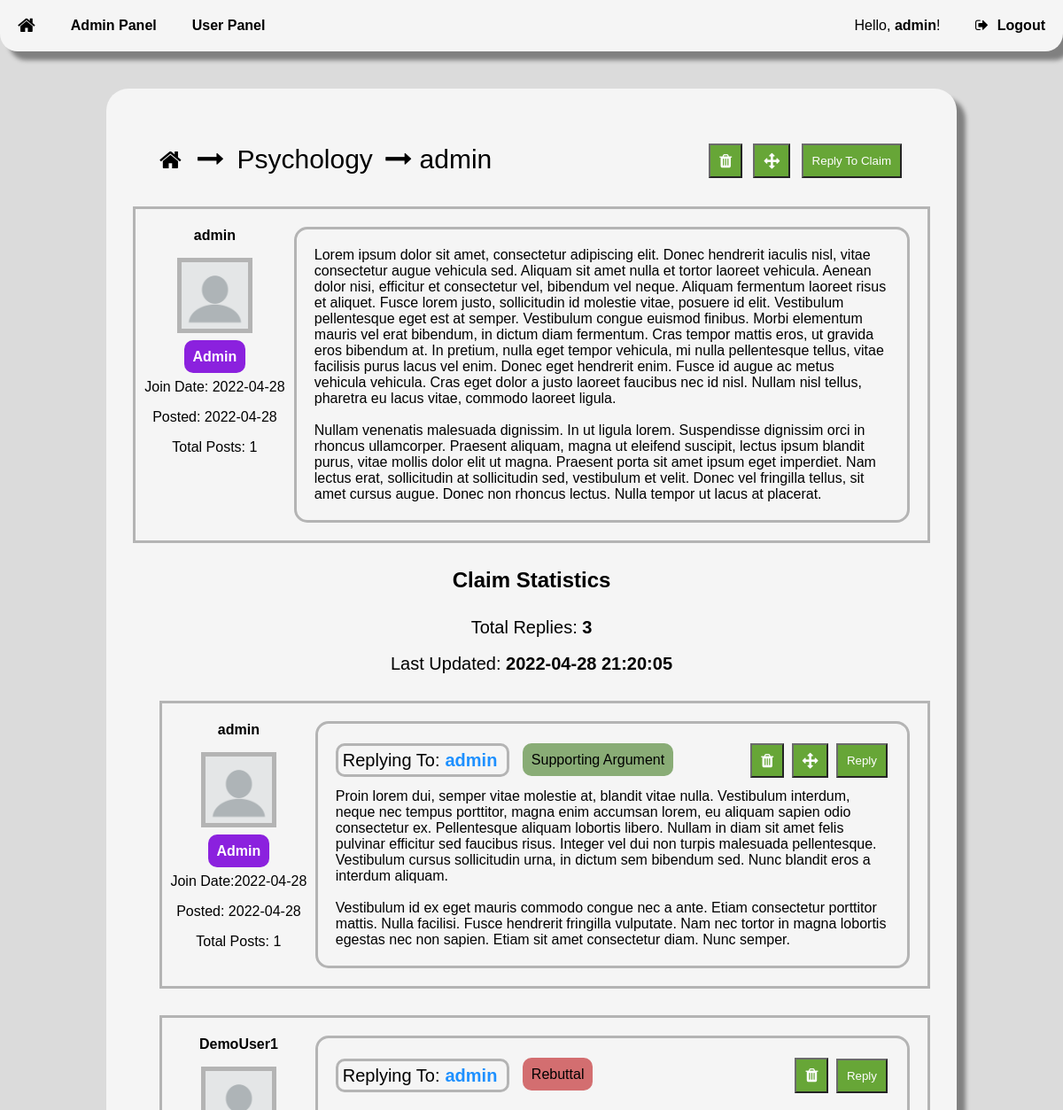
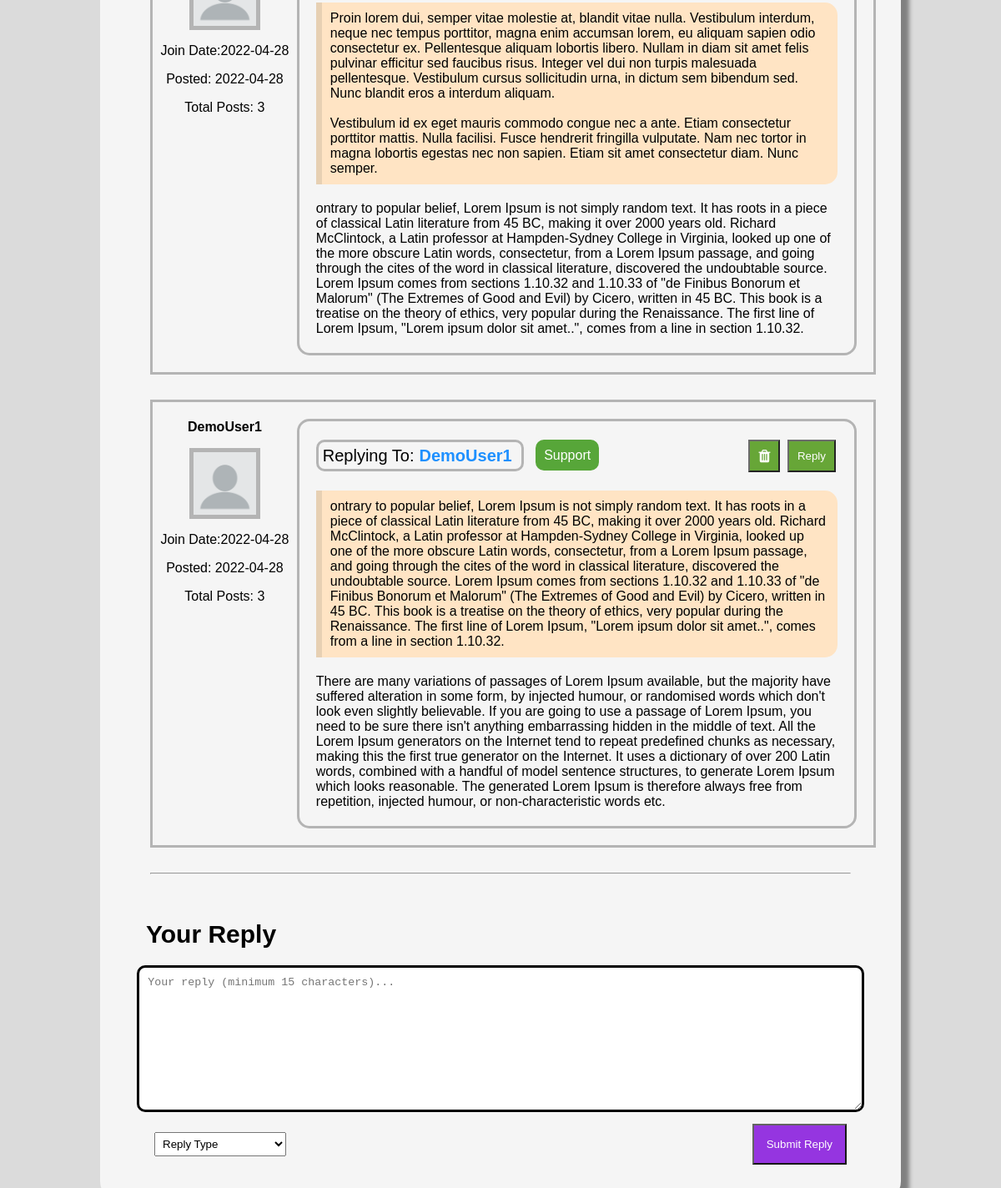
Screenshot of /4/1 (signed in) with the database file from the repository (2 pictures, top to bottom).
### tables this page shows
CREATE TABLE user (
    userID INTEGER NOT NULL PRIMARY KEY AUTOINCREMENT,
    userName TEXT NOT NULL,
    passwordHash BLOB NOT NULL,
    isAdmin BOOLEAN NOT NULL,
    creationTime INTEGER NOT NULL,
    lastVisit INTEGER NOT NULL
);

CREATE TABLE topic (
    topicID INTEGER NOT NULL PRIMARY KEY AUTOINCREMENT,
    topicName TEXT NOT NULL,
    postingUser INTEGER REFERENCES user(userID) ON DELETE SET NULL ON UPDATE CASCADE,
    creationTime INTEGER NOT NULL,
    updateTime INTEGER NOT NULL
);

CREATE TABLE claim (
    claimID INTEGER NOT NULL PRIMARY KEY AUTOINCREMENT,
    topic INTEGER NOT NULL REFERENCES topic(topicID) ON DELETE CASCADE ON UPDATE CASCADE,
    postingUser INTEGER REFERENCES user(userID) ON DELETE SET NULL ON UPDATE CASCADE,
    creationTime INTEGER NOT NULL,
    updateTime INTEGER NOT NULL,
    text TEXT NOT NULL
);

CREATE TABLE replyToClaimType (
    claimReplyTypeID INTEGER NOT NULL PRIMARY KEY AUTOINCREMENT,
    claimReplyType TEXT NOT NULL
);

CREATE TABLE replyText (
    replyTextID INTEGER NOT NULL PRIMARY KEY AUTOINCREMENT,
    postingUser INTEGER REFERENCES user(userID) ON DELETE SET NULL ON UPDATE CASCADE,
    creationTime INTEGER NOT NULL,
    text TEXT NOT NULL
);

CREATE TABLE replyToReplyType (
    replyReplyTypeID INTEGER NOT NULL PRIMARY KEY AUTOINCREMENT,
    replyReplyType TEXT NOT NULL
);

### server.py (the view)
@ app.route('/<topicId>/<claimId>', methods=["GET"])
def displayClaim(topicId, claimId):
    user = getUserStatus()
    if not isTopicIdValid(topicId):
        return NotFoundMessage("Topic")
    if not isClaimIdValid(claimId):
        return NotFoundMessage("Claim")
    if not isTopicRelatedToClaim(topicId, claimId):
        return NotFoundMessage("Claim is not related to that topic")
    db = sqlite3.connect(PATH)
    cursor = db.cursor()
    claim = cursor.execute(
        "SELECT postingUser, text, creationTime FROM claim WHERE claimID=?", (claimId,))
    for row in claim:
        userId = row[0]
        claimText = row[1]
        creationTime = row[2]
    class Topic:
        TopicId = topicId
        TopicName = getTopicName(TopicId)
    class Claim:
        Username = getUsername(userId)
        ClaimId = claimId
        ClaimText = claimText
        JoinDate = getUserJoinDate(userId)
        ClaimPostDate = convertJulianTime(creationTime, "DATE")
        TotalPosts = getUserTotalPosts(userId)
        IsAdmin = isAdmin(userId)
        LastUpdateTime = getClaimLastUpdateTime(ClaimId)
    db.close()
    return render_template("Claim.html", user=user, topicList=getAllTopics(), topic=Topic, claimList=getAllClaimsInTopic(Topic.TopicId), claim=Claim, replies=getAllReplies(claimId))

### templates/Claim.html (shortened to what this page needs)
<!DOCTYPE html>
<html>
<head>
    <link rel="stylesheet" type="text/css" href="{{ url_for('static', filename='CSS/global.css') }}">
    <link rel="stylesheet" type="text/css"
        href="https://stackpath.bootstrapcdn.com/font-awesome/4.7.0/css/font-awesome.min.css">
</head>
<body
    onload="load(`{{ url_for('static', filename='Templates/RegisterForm.html') }}`, `{{ url_for('static', filename='Templates/LoginForm.html') }}`, `{{ url_for('static', filename='Templates/MessageBoxes.html') }}`)">
    <nav class="navigationContainer">
        <button id="homeBtn" style="float: left;" onclick="location.href='/'" class="navigationBtn"><i
                class="fa fa-home fa-lg" aria-label="Home Button"></i></button>
        {% if user.Admin == True %}
        <button id="adminBtn" style="float: left;" onclick="location.href='/adminpanel'" class="navigationBtn"><b>Admin
                Panel</b></button>
        <button id="adminBtn" style="float: left;" onclick="location.href='/userpanel'" class="navigationBtn"><b>User
                Panel</b></button>
        {% endif %}
        {% if user.Username != "NULL" %}
        <span style="color: var(--text);">Hello, <b>{{ user.Username }}</b>!</span>
        {% endif %}
        {% if user.LoggedIn == True %}
        <button id="logoutBtn" style="display: inline-block; margin-left: 15px;" onclick="location.href='/signout'"
            class="navigationBtn"><i class="fa fa-sign-out navigationBtnIcon"
                aria-hidden="true"></i><b>Logout</b></button>
        {% endif %}
    </nav>
    <div id="mainContainer">
        <div class="forumsContainer">
            <div id="forumHierarchy" class="flex-container-space-between">
                <div>
                    <button id="homeBtn" onclick="location.href='/'" class="forumHierarchyButton">
                        <i class="fa fa-home fa-2x" aria-hidden="true"></i>
                    </button>
                    <i class="fa fa-long-arrow-right" aria-hidden="true"></i>
                    <button id="forumHierarchyTopic" aria-label="The topic is"
                        onclick="location.href='/{{ topic.TopicId }}'">{{ topic.TopicName
                        }}</button>
                    <i class="fa fa-long-arrow-right" aria-hidden="true"></i>
                    <span aria-label="Claim by">{{ claim.Username }}</span>
                </div>
                <div style="background-color: var(primary); border-radius: 15px; padding: 10px;">
                    {% if user.LoggedIn == True %}
                    {% if user.Admin == True %}
                    <form style="display: inline-block;" method="POST">
                        <button title="Delete Claim" type="submit"
                            formaction="/delete/topic/{{ topic.TopicId }}/claim/{{ claim.ClaimId }}" id="deleteClaim"
                            class="btn"><i class="fa fa-trash fa-lg" aria-hidden="true"></i></button>
                    </form>
                    <button title="Move Claim" onclick="overlayOn('overlayTopicList')" id="moveClaim" class="btn"><i
                            class="fa fa-arrows fa-lg" aria-hidden="true"></i></button>
                    {% endif %}
                    <button class="btn" onclick="moveTo('ReplyToClaimContainer')">Reply To Claim</button>
                    {% endif %}
                </div>
            </div>
            <div id="{{ claim.ClaimId }}" class="grid-container">
                <div class="userInfo">
                    <p><b aria-label="The claim was made by the user">{{ claim.Username }}</b></p>
                    <img class="userProfile" aria-describedby="Profile Picture" alt="Profile Picture"
                        src="{{ url_for('static', filename='Resources/Images/default_user.png') }}">
                    {% if claim.IsAdmin == True %}
                    <br><br>
                    <span class="adminLabel"><b>Admin</b></span>
                    <br>
                    {% endif %}
                    <p>Join Date: {{ claim.JoinDate }}</p>
                    <p>Posted: {{ claim.ClaimPostDate }}</p>
                    <p>Total Posts: {{ claim.TotalPosts }}</p>
                </div>
                <div style="border-radius: 15px; width: auto;" class="claimTextContainer">
                    <p class="claimText">{{ claim.ClaimText }}</p>
                </div>
            </div>
            <div style="text-align: center;">
                <h2 class="statisticsTitle">Claim Statistics</h2>
                <div style="text-align: center;">
                    <span class="statisticsText">Total Replies: <b>{{ replies|length }}</b></span>
                    <br>
                    <br>
                    <span class="statisticsText">Last Updated: <b>{{ claim.LastUpdateTime }}</b></span>
                </div>
            </div>
            {% for reply in replies %}
            <div id="reply_{{ reply.Id }}" style="margin-left: 30px; margin-top: 30px;" class="grid-container">
                <div class="userInfo">
                    <p><b aria-label="A reply from">{{ reply.Username }}</b></p>
                    <img class="userProfile" aria-describedby="Profile Picture" alt="Profile Picture"
                        src="{{ url_for('static', filename='Resources/Images/default_user.png') }}">
                    {% if reply.IsAdmin == True %}
                    <br><br>
                    <span class="adminLabel"><b>Admin</b></span>
                    <br>
                    {% endif %}
                    <p>Join Date:{{ reply.JoinDate }}</p>
                    <p>Posted: {{ reply.ReplyPostDate }}</p>
                    <p>Total Posts: {{ reply.TotalPosts }}</p>
                </div>
                <div style="border-radius: 15px; width: auto;" class="claimTextContainer">
                    <div style="margin-bottom: 10px;" class="flex-container-space-between">
                        <div>
                            {% if reply.isReplyToReply == True %}
                            <span class="replyingTo">Replying To:<button id="replyingToUsername"
                                    onclick="moveTo('reply_{{ reply.ReplyingToId }}')">{{
                                    reply.ReplyingToUsername }}</button></span>
                            {% else %}
                            <span class="replyingTo">Replying To:<button id="replyingToUsername"
                                    onclick="moveTo('{{ claim.ClaimId }}')">{{
                                    claim.Username }}</button></span>
                            {% endif %}
                            {% if reply.ReplyType == "Clarification" %}
                            <span style="background-color: var(--replyTypeClarification);" class="replyTypeLabel">{{
                                reply.ReplyType }}</span>
                            {% elif reply.ReplyType == "Supporting Argument" %}
                            <span style="background-color: var(--replyTypeSupportingArgument);"
                                class="replyTypeLabel">{{
                                reply.ReplyType }}</span>
                            {% elif reply.ReplyType == "Counterargument" %}
                            <span style="background-color: var(--replyTypeCounterargument); color: var(--text2);"
                                class="replyTypeLabel">{{
                                reply.ReplyType }}</span>
                            {% elif reply.ReplyType == "Evidence" %}
                            <span style="background-color: var(--replyTypeEvidence);" class="replyTypeLabel">{{
                                reply.ReplyType }}</span>
                            {% elif reply.ReplyType == "Support" %}
                            <span style="background-color: var(--replyTypeSupport); color: var(--text2);"
                                class="replyTypeLabel">{{
                                reply.ReplyType }}</span>
                            {% elif reply.ReplyType == "Rebuttal" %}
                            <span style="background-color: var(--replyTypeRebuttal);" class="replyTypeLabel">{{
                                reply.ReplyType }}</span>
                            {% endif %}
                        </div>
                        <div>
                            {% if user.LoggedIn == True %}
                            {% if user.Admin == True %}
                            <form
                                action="/delete/topic/{{ topic.TopicId }}/claim/{{ claim.ClaimId }}/reply/{{ reply.Id }}"
                                method="POST" style="display: inline-block;">
                                <button title="Delete Reply" id="deleteReply" class="btn"><i class="fa fa-trash fa-lg"
                                        aria-hidden="true"></i></button>
                            </form>
                            {% if reply.isReplyToReply == False %}
                            <button title="Move Reply" onclick="overlayOn('overlayMoveReply')" id="moveReply"
                                class="btn"><i class="fa fa-arrows fa-lg" aria-hidden="true"></i></button>
                            {% endif %}
                            {% endif %}
                            <button class="btn" onclick="showReplyForm('replyTo_{{ reply.Id }}')">Reply</button>
                            {% endif %}
                        </div>
                    </div>
                    {% if reply.isReplyToReply == True %}
                    <div class="quoteReply">{{ reply.ReplyingToText }}</div>
                    {% endif %}
                    {% if reply.Text|string() == "[REMOVED]" %}
                    <p class="claimText" style="text-align: center;"><b>{{ reply.Text }}</b></p>
                    {% else %}
                    <p class="claimText">{{ reply.Text }}</p>
                    {% endif %}
                </div>
            </div>
            {% endfor %}
            {% if user.LoggedIn == True %}
            <hr style="margin: 30px;">
            <div style="padding: 5px;" id="ReplyToClaimContainer">
                <div id="forumHierarchy"><b>Your Reply</b></div>
                <form action="/{{ topic.TopicId }}/{{ claim.ClaimId }}/new/reply" method="POST">
                    <div id="inputFields">
                        <textarea rows="10" placeholder="Your reply (minimum 15 characters)..." minlength="15"
                            name="replyToClaimText" id="replyToClaimText" required></textarea>
                    </div>
                    <div style="margin: 10px 30px 10px 30px;" class="flex-container-space-between">
                        <select style="padding: 5px;" name="replyToClaimType" id="replyToClaimType" required>
                            <option value="" disabled hidden selected="selected">Reply Type</option>
                        </select>
                        <button style="width: auto; padding: 15px;" type="submit" class="formBtn" id="formBtn">Submit
                            Reply</button>
                    </div>
                </form>
            </div>
            {% endif %}
        </div>
    </div>
</body>
</html>

### rows the page displays
user: Username "admin", Username "admin", Username "admin", ReplyingToUsername "admin"
topic: TopicName "Psychology"
claim: ClaimText "Lorem ipsum dolor sit amet, consectetur adipiscing elit. Donec hendrerit iaculis nisl, vitae consectetur augue vehicula sed. Aliquam sit amet nulla et tortor laoreet vehicula. Aenean dolor nisi, efficitur et consectetur vel, bibendum vel neque. Aliquam fermentum laoreet risus et aliquet. Fusce lorem justo, sollicitudin id molestie vitae, posuere id elit. Vestibulum pellentesque eget est at semper. Vestibulum congue euismod finibus. Morbi elementum mauris vel erat bibendum, in dictum diam fermentum. Cras tempor mattis eros, ut gravida eros bibendum at. In pretium, nulla eget tempor vehicula, mi nulla pellentesque tellus, vitae facilisis purus lacus vel enim. Donec eget hendrerit enim. Fusce…"
replyToClaimType: ReplyType "Supporting Argument"
replyText: Text "Proin lorem dui, semper vitae molestie at, blandit vitae nulla. Vestibulum interdum, neque nec tempus porttitor, magna enim accumsan lorem, eu aliquam sapien odio consectetur ex. Pellentesque aliquam lobortis libero. Nullam in diam sit amet felis pulvinar efficitur sed faucibus risus. Integer vel dui non turpis malesuada pellentesque. Vestibulum cursus sollicitudin urna, in dictum sem bibendum sed. Nunc blandit eros a interdum aliquam. Vestibulum id ex eget mauris commodo congue nec a ante. Etiam consectetur porttitor mattis. Nulla facilisi. Fusce hendrerit fringilla vulputate. Nam nec tortor in magna lobortis egestas nec non sapien. Etiam sit amet consectetur diam. Nunc semper.", ReplyingToText "Proin lorem dui, semper vitae molestie at, blandit vitae nulla. Vestibulum interdum, neque nec tempus porttitor, magna enim accumsan lorem, eu aliquam sapien odio consectetur ex. Pellentesque aliquam lobortis libero. Nullam in diam sit amet felis pulvinar efficitur sed faucibus risus. Integer vel dui non turpis malesuada pellentesque. Vestibulum cursus sollicitudin urna, in dictum sem bibendum sed. Nunc blandit eros a interdum aliquam. Vestibulum id ex eget mauris commodo congue nec a ante. Etiam consectetur porttitor mattis. Nulla facilisi. Fusce hendrerit fringilla vulputate. Nam nec tortor in magna lobortis egestas nec non sapien. Etiam sit amet consectetur diam. Nunc semper."
user: Username "DemoUser1" "DemoUser1", ReplyingToUsername "DemoUser1"
replyToReplyType: ReplyType "Rebuttal"
replyText: Text "ontrary to popular belief, Lorem Ipsum is not simply random text. It has roots in a piece of classical Latin literature from 45 BC, making it over 2000 years old. Richard McClintock, a Latin professor at Hampden-Sydney College in Virginia, looked up one of the more obscure Latin words, consectetur, from a Lorem Ipsum passage, and going through the cites of the word in classical literature, discovered the undoubtable source. Lorem Ipsum comes from sections 1.10.32 and 1.10.33 of \"de Finibus Bonorum et Malorum\" (The Extremes of Good and Evil) by Cicero, written in 45 BC. This book is a treatise on the theory of ethics, very popular during the Renaissance. The first line of Lorem Ipsum, \"Lorem…", ReplyingToText "ontrary to popular belief, Lorem Ipsum is not simply random text. It has roots in a piece of classical Latin literature from 45 BC, making it over 2000 years old. Richard McClintock, a Latin professor at Hampden-Sydney College in Virginia, looked up one of the more obscure Latin words, consectetur, from a Lorem Ipsum passage, and going through the cites of the word in classical literature, discovered the undoubtable source. Lorem Ipsum comes from sections 1.10.32 and 1.10.33 of \"de Finibus Bonorum et Malorum\" (The Extremes of Good and Evil) by Cicero, written in 45 BC. This book is a treatise on the theory of ethics, very popular during the Renaissance. The first line of Lorem Ipsum, \"Lorem…"
replyToReplyType: ReplyType "Support"
replyText: Text "There are many variations of passages of Lorem Ipsum available, but the majority have suffered alteration in some form, by injected humour, or randomised words which don't look even slightly believable. If you are going to use a passage of Lorem Ipsum, you need to be sure there isn't anything embarrassing hidden in the middle of text. All the Lorem Ipsum generators on the Internet tend to repeat predefined chunks as necessary, making this the first true generator on the Internet. It uses a dictionary of over 200 Latin words, combined with a handful of model sentence structures, to generate Lorem Ipsum which looks reasonable. The generated Lorem Ipsum is therefore always free from…"

### other values shown
{{ claim.JoinDate }} "2022-04-28"
{{ claim.ClaimPostDate }} "2022-04-28"
{{ claim.TotalPosts }} "1"
{{ replies|length }} "3"
{{ claim.LastUpdateTime }} "2022-04-28 21:20:05"
{{ reply.JoinDate }} "2022-04-28" "2022-04-28" "2022-04-28"
{{ reply.ReplyPostDate }} "2022-04-28" "2022-04-28" "2022-04-28"
{{ reply.TotalPosts }} "1" "3" "3"
